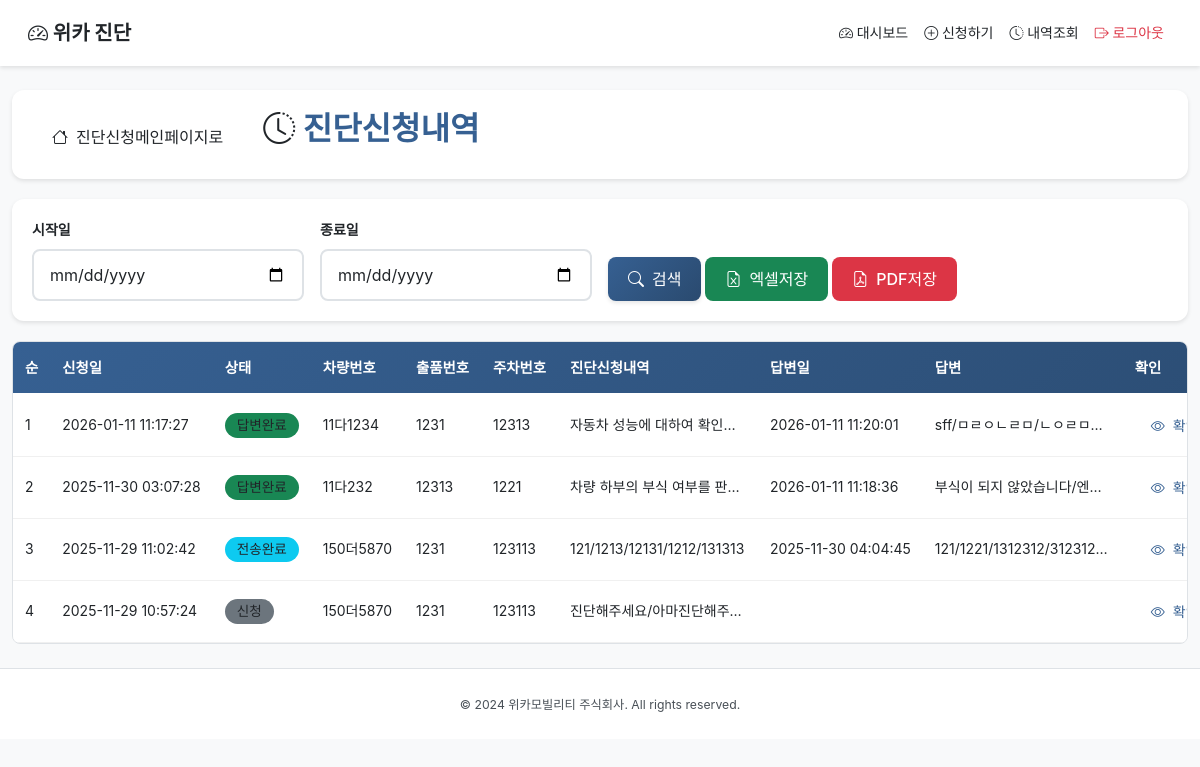
Page /diagnosis/history (signed in) on the committed database.
### tables this page shows
CREATE TABLE diagnosis_requests (
            id INTEGER PRIMARY KEY AUTOINCREMENT,
            applicant_id INTEGER NOT NULL,
            request_date TEXT NOT NULL DEFAULT (datetime('now', 'localtime')),
            vehicle_number TEXT,
            lot_number TEXT,
            parking_number TEXT,
            status TEXT NOT NULL DEFAULT '신청',
            evaluator_id INTEGER,
            evaluator_name TEXT,
            answer_date TEXT,
            confirmed_at TEXT,
            translated_summary TEXT,
            translated_at TEXT,
            sent_at TEXT,
            fee INTEGER DEFAULT 120000,
            FOREIGN KEY (applicant_id) REFERENCES users(id) ON DELETE CASCADE,
            FOREIGN KEY (evaluator_id) REFERENCES users(id) ON DELETE SET NULL
        );

### app.py (the view)
@app.route("/diagnosis/history")
@login_required
@role_required("진단신청")
def diagnosis_history():
    db = get_db()
    start_date = request.args.get("start_date")
    end_date = request.args.get("end_date")
    query = """
        SELECT * FROM diagnosis_requests
        WHERE applicant_id = ?
    """
    params: List[Any] = [session["user_id"]]
    if start_date:
        query += " AND date(request_date) >= date(?)"
        params.append(start_date)
    if end_date:
        query += " AND date(request_date) <= date(?)"
        params.append(end_date)
    query += " ORDER BY request_date DESC LIMIT 10"
    rows = db.execute(query, params).fetchall()
    enriched = []
    for row in rows:
        details = _fetch_request_details(row["id"])
        responses = _fetch_response_details(row["id"])
        enriched.append(
            {
                "row": row,
                "request_summary": _summarize_details(details, "content"),
                "response_summary": _summarize_details(responses, "content"),
            }
        )
    return render_template(
        "diagnosis/history.html",
        diagnoses=enriched,
        start_date=start_date or "",
        end_date=end_date or "",
    )

### app.py (called while the page is built)
def get_db() -> sqlite3.Connection:
    if "db" not in g:
        conn = sqlite3.connect(DB_PATH)
        conn.row_factory = sqlite3.Row
        g.db = conn
    return g.db

def login_required(func):
    from functools import wraps
    @wraps(func)
    def wrapper(*args, **kwargs):
        if "user_id" not in session:
            return redirect(url_for("login"))
        return func(*args, **kwargs)
    return wrapper

def role_required(*roles):
    from functools import wraps
    def decorator(func):
        @wraps(func)
        def wrapper(*args, **kwargs):
            if "user_type" not in session or session["user_type"] not in roles:
                abort(403)
            return func(*args, **kwargs)
        return wrapper
    return decorator

def _fetch_request_details(diagnosis_id: int) -> List[sqlite3.Row]:
    db = get_db()
    return db.execute(
        """
        SELECT * FROM diagnosis_request_items
        WHERE diagnosis_id = ?
        ORDER BY sequence ASC
        LIMIT 5
        """,
        (diagnosis_id,),
    ).fetchall()

def _fetch_response_details(diagnosis_id: int) -> List[sqlite3.Row]:
    db = get_db()
    return db.execute(
        """
        SELECT d.*, u.name AS responder_name
        FROM diagnosis_response_details d
        JOIN users u ON u.id = d.responder_id
        WHERE d.diagnosis_id = ?
        ORDER BY sequence ASC
        """,
        (diagnosis_id,),
    ).fetchall()

def _summarize_details(rows: Iterable[sqlite3.Row], field: str) -> str:
    parts: List[str] = []
    for row in rows:
        value = row[field]
        if not value:
            continue
        parts.append(value.strip())
    return "/".join(parts[:5])

### templates/diagnosis/history.html (shortened to what this page needs)
{% extends "base.html" %}
{% block content %}
<div class="container-fluid py-4">
    <div class="page-header">
        <div class="d-flex justify-content-between align-items-center">
            <div>
                <a href="{{ url_for('diagnosis_dashboard') }}" class="btn btn-outline-secondary">
                    <i class="bi bi-house"></i> 진단신청메인페이지로
                </a>
                <h2 class="d-inline ms-3"><i class="bi bi-clock-history"></i> 진단신청내역</h2>
            </div>
        </div>
    </div>
    <div class="filter-section">
        <form method="GET" class="row g-3 align-items-end">
            <div class="col-md-3">
                <label class="form-label">시작일</label>
                <input type="date" class="form-control" name="start_date" value="{{ start_date }}">
            </div>
            <div class="col-md-3">
                <label class="form-label">종료일</label>
                <input type="date" class="form-control" name="end_date" value="{{ end_date }}">
            </div>
            <div class="col-md-6">
                <button type="submit" class="btn btn-primary">
                    <i class="bi bi-search"></i> 검색
                </button>
                <a href="{{ url_for('diagnosis_history_export', fmt='xlsx', start_date=start_date, end_date=end_date) }}" class="btn btn-success">
                    <i class="bi bi-file-earmark-excel"></i> 엑셀저장
                </a>
                <a href="{{ url_for('diagnosis_history_export', fmt='pdf', start_date=start_date, end_date=end_date) }}" class="btn btn-danger">
                    <i class="bi bi-file-earmark-pdf"></i> PDF저장
                </a>
            </div>
        </form>
    </div>
    <div class="table-wrapper">
        <table class="table table-hover">
            <thead class="table-fixed-header">
                <tr>
                    <th>순</th>
                    <th>신청일</th>
                    <th>상태</th>
                    <th>차량번호</th>
                    <th>출품번호</th>
                    <th>주차번호</th>
                    <th>진단신청내역</th>
                    <th>답변일</th>
                    <th>답변</th>
                    <th>확인</th>
                </tr>
            </thead>
            <tbody>
                {% for item in diagnoses[:10] %}
                {% set row = item.row %}
                <tr>
                    <td>{{ loop.index }}</td>
                    <td>{{ row.request_date }}</td>
                    <td>
                        <span class="badge bg-{% if row.status == '신청' %}secondary{% elif row.status == '답변완료' %}success{% elif row.status == '전송완료' %}info{% else %}warning{% endif %}">
                            {{ row.status }}
                        </span>
                    </td>
                    <td>{{ row.vehicle_number or '' }}</td>
                    <td>{{ row.lot_number or '' }}</td>
                    <td>{{ row.parking_number or '' }}</td>
                    <td class="text-summary">{{ item.request_summary or '' }}</td>
                    <td>{{ row.answer_date or '' }}</td>
                    <td class="text-summary">{{ item.response_summary or '' }}</td>
                    <td>
                        <button class="btn btn-sm btn-outline-primary view-details-btn" data-id="{{ row.id }}">
                            <i class="bi bi-eye"></i> 확인
                        </button>
                    </td>
                </tr>
                {% endfor %}
            </tbody>
        </table>
    </div>
</div>
{% endblock %}

### static/css/style.css (style rules this page uses)
:root { --primary-color: #366092; --primary-dark: #2a4a6f; --primary-light: #4a7ab8; --secondary-color: #6c757d; --success-color: #28a745; --danger-color: #dc3545; --warning-color: #ffc107; --info-color: #17a2b8; --light-bg: #f8f9fa; --dark-bg: #1a1a1a; --border-color: #dee2e6; --text-primary: #212529; --text-secondary: #495057; --text-muted: #6c757d; --text-white: #ffffff; --shadow-sm: 0 2px 4px rgba(0,0,0,0.1); --shadow-md: 0 4px 12px rgba(0,0,0,0.15); --shadow-lg: 0 8px 24px rgba(0,0,0,0.2); --border-radius: 12px; --border-radius-sm: 8px; --transition: all 0.3s cubic-bezier(0.4, 0, 0.2, 1); }
* { -webkit-tap-highlight-color: transparent; }
body { font-family: 'Noto Sans KR', -apple-system, BlinkMacSystemFont, 'Segoe UI', Roboto, 'Helvetica Neue', Arial, sans-serif; background-color: var(--light-bg); color: var(--text-primary) !important; line-height: 1.6; -webkit-font-smoothing: antialiased; -moz-osx-font-smoothing: grayscale; overflow-x: hidden; font-size: 14px; }
p, span, div, td, th, label, input, select, textarea, a:not(.btn) { color: var(--text-primary) !important; }
.table-wrapper { position: relative; overflow-x: auto; border: 1px solid var(--border-color); border-radius: var(--border-radius-sm); background: white; }
.table-fixed-header { position: sticky; top: 0; z-index: 10; background: linear-gradient(135deg, var(--primary-color) 0%, var(--primary-dark) 100%); }
.table-fixed-header th { background: transparent !important; color: var(--text-white) !important; font-weight: 600; padding: 14px 12px; white-space: nowrap; border-bottom: 2px solid rgba(255,255,255,0.3); font-size: 0.9rem; }
.table { margin-bottom: 0; width: 100%; min-width: 800px; background: white; }
.table td { padding: 12px; vertical-align: middle; white-space: nowrap; border-bottom: 1px solid #f0f0f0; color: var(--text-primary) !important; background: white; }
.table tbody tr { transition: var(--transition); background: white; }
.btn { border-radius: var(--border-radius-sm); font-weight: 500; padding: 10px 20px; transition: var(--transition); border: none; cursor: pointer; display: inline-flex; align-items: center; justify-content: center; gap: 8px; min-height: 44px; min-width: 44px; position: relative; overflow: hidden; }
.btn::before { content: ''; position: absolute; top: 50%; left: 50%; width: 0; height: 0; border-radius: 50%; background: rgba(255, 255, 255, 0.3); transform: translate(-50%, -50%); transition: width 0.6s, height 0.6s; }
.btn-primary { background: linear-gradient(135deg, var(--primary-color) 0%, var(--primary-dark) 100%); color: var(--text-white) !important; box-shadow: var(--shadow-sm); }
.btn-outline-primary { color: var(--primary-color) !important; border-color: var(--primary-color); }
.btn-success { color: var(--text-white) !important; }
.btn-danger { color: var(--text-white) !important; }
.btn-sm { padding: 8px 16px; font-size: 0.875rem; min-height: 36px; min-width: 36px; }
.form-control, .form-select { border-radius: var(--border-radius-sm); border: 2px solid var(--border-color); padding: 12px 16px; font-size: 16px; transition: var(--transition); background: white !important; color: var(--text-primary) !important; }
.form-control::placeholder { color: var(--text-muted) !important; opacity: 0.7; }
.form-label { font-weight: 600; margin-bottom: 8px; color: var(--text-primary) !important; }
.page-header { background: white; padding: 20px; border-radius: var(--border-radius); margin-bottom: 20px; box-shadow: var(--shadow-sm); }
.page-header h2 { margin: 0; color: var(--primary-color) !important; font-weight: 700; }
.page-header * { color: var(--text-primary) !important; }
.filter-section { background: white; padding: 20px; border-radius: var(--border-radius); margin-bottom: 20px; box-shadow: var(--shadow-sm); }
.filter-section label { color: var(--text-primary) !important; font-weight: 600; }
.badge { padding: 6px 12px; border-radius: 20px; font-weight: 500; font-size: 0.85rem; }
.text-summary { max-width: 200px; overflow: hidden; text-overflow: ellipsis; white-space: nowrap; color: var(--text-primary) !important; }
.container-fluid, .container { color: var(--text-primary) !important; }

### rows in the picture
diagnosis_requests: request_date "2026-01-11 11:17:27", status "답변완료", vehicle_number "11다1234", lot_number "1231", parking_number "12313", answer_date "2026-01-11 11:20:01"
diagnosis_requests: request_date "2025-11-30 03:07:28", status "답변완료", vehicle_number "11다232", lot_number "12313", parking_number "1221", answer_date "2026-01-11 11:18:36"
diagnosis_requests: request_date "2025-11-29 11:02:42", status "전송완료", vehicle_number "150더5870", lot_number "1231", parking_number "123113", answer_date "2025-11-30 04:04:45"
diagnosis_requests: request_date "2025-11-29 10:57:24", status "신청", vehicle_number "150더5870", lot_number "1231", parking_number "123113"

### other values in the picture
{{ item.request_summary or '' }} "자동차 성능에 대하여 확인…" "차량 하부의 부식 여부를 판…" "121/1213/12131/1212/131313" "진단해주세요/아마진단해주…"
{{ item.response_summary or '' }} "sff/ㅁㄹㅇㄴㄹㅁ/ㄴㅇㄹㅁ…" "부식이 되지 않았습니다/엔…" "121/1221/1312312/312312…"
